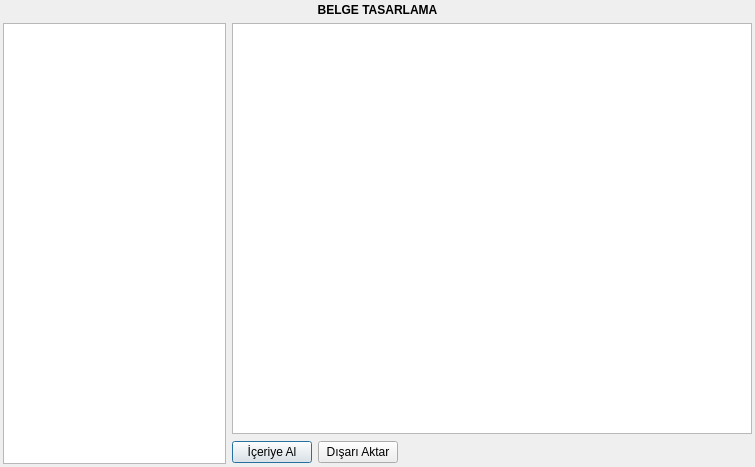
<?xml version="1.0" encoding="UTF-8"?>
<ui version="4.0">
 <class>TASARIM_MENU_BATCH</class>
 <widget class="QDialog" name="TASARIM_MENU_BATCH">
  <property name="geometry">
   <rect>
    <x>0</x>
    <y>0</y>
    <width>755</width>
    <height>467</height>
   </rect>
  </property>
  <property name="sizePolicy">
   <sizepolicy hsizetype="Minimum" vsizetype="Minimum">
    <horstretch>0</horstretch>
    <verstretch>0</verstretch>
   </sizepolicy>
  </property>
  <property name="windowTitle">
   <string>Dialog</string>
  </property>
  <layout class="QGridLayout" name="gridLayout_2" rowstretch="1,80,1" columnstretch="30,70">
   <property name="margin">
    <number>3</number>
   </property>
   <item row="2" column="1">
    <layout class="QGridLayout" name="gridLayout">
     <item row="0" column="0">
      <widget class="QPushButton" name="pushButton_import">
       <property name="text">
        <string>İçeriye Al</string>
       </property>
      </widget>
     </item>
     <item row="0" column="1">
      <widget class="QPushButton" name="pushButton_export">
       <property name="text">
        <string>Dışarı Aktar</string>
       </property>
      </widget>
     </item>
     <item row="0" column="2">
      <spacer name="horizontalSpacer_2">
       <property name="orientation">
        <enum>Qt::Horizontal</enum>
       </property>
       <property name="sizeHint" stdset="0">
        <size>
         <width>268</width>
         <height>24</height>
        </size>
       </property>
      </spacer>
     </item>
     <item row="0" column="3">
      <widget class="QWidget" name="widget_run_batch_button" native="true">
       <property name="sizePolicy">
        <sizepolicy hsizetype="Expanding" vsizetype="Expanding">
         <horstretch>0</horstretch>
         <verstretch>0</verstretch>
        </sizepolicy>
       </property>
      </widget>
     </item>
    </layout>
   </item>
   <item row="1" column="1">
    <widget class="QTableWidget" name="tableWidget_alt_tasarimlar"/>
   </item>
   <item row="1" column="0" rowspan="2">
    <widget class="QTableWidget" name="tableWidget_tasarimlar">
     <property name="alternatingRowColors">
      <bool>true</bool>
     </property>
    </widget>
   </item>
   <item row="0" column="0" colspan="2">
    <widget class="QLabel" name="label">
     <property name="sizePolicy">
      <sizepolicy hsizetype="Expanding" vsizetype="Expanding">
       <horstretch>0</horstretch>
       <verstretch>0</verstretch>
      </sizepolicy>
     </property>
     <property name="font">
      <font>
       <weight>75</weight>
       <bold>true</bold>
      </font>
     </property>
     <property name="text">
      <string>BELGE TASARLAMA</string>
     </property>
     <property name="alignment">
      <set>Qt::AlignCenter</set>
     </property>
    </widget>
   </item>
  </layout>
 </widget>
 <resources/>
 <connections/>
</ui>
